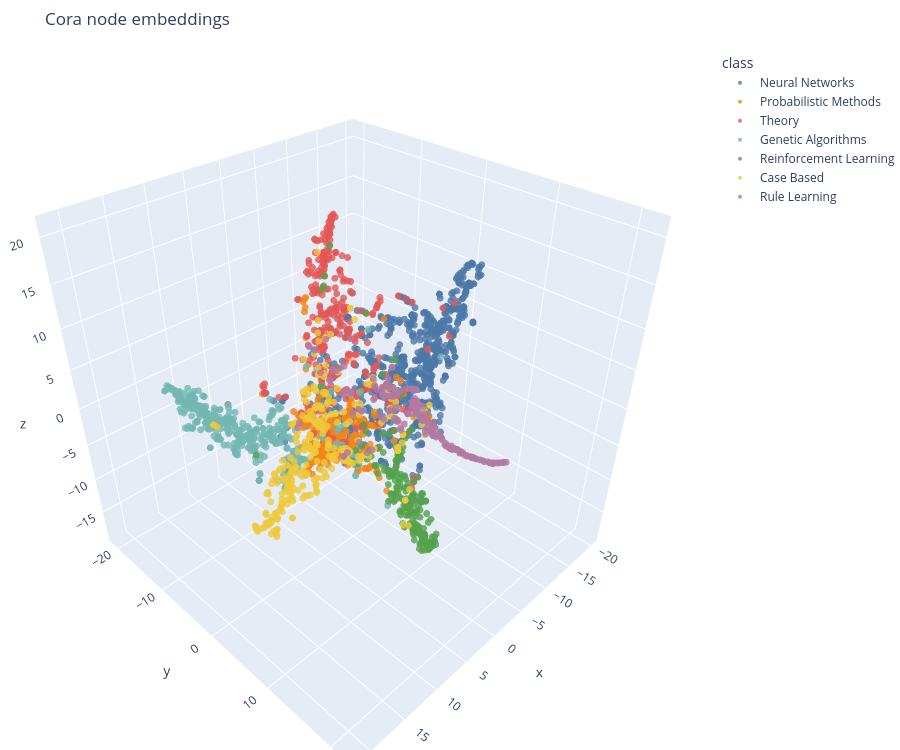

The notebook cell this image was saved under:
### Code cell
chart

### Figure 1 — Plotly figure (JSON) as saved in the notebook; plotly's stock layout.template omitted (floating-point values rounded to 4 significant figures; data arrays with more than 128 entries replaced by an {"elided": "..."} marker saying what was removed)
{"data": [{"hovertemplate": "class=Neural Networks<br>x=%{x}<br>y=%{y}<br>z=%{z}<extra></extra>", "legendgroup": "Neural Networks", "marker": {"color": "#4C78A8", "opacity": 0.8, "size": 4, "symbol": "circle"}, "mode": "markers", "name": "Neural Networks", "scene": "scene", "showlegend": true, "type": "scatter3d", "x": {"elided": "818 float values"}, "y": {"elided": "818 float values"}, "z": {"elided": "818 float values"}}, {"hovertemplate": "class=Probabilistic Methods<br>x=%{x}<br>y=%{y}<br>z=%{z}<extra></extra>", "legendgroup": "Probabilistic Methods", "marker": {"color": "#F58518", "opacity": 0.8, "size": 4, "symbol": "circle"}, "mode": "markers", "name": "Probabilistic Methods", "scene": "scene", "showlegend": true, "type": "scatter3d", "x": {"elided": "426 float values"}, "y": {"elided": "426 float values"}, "z": {"elided": "426 float values"}}, {"hovertemplate": "class=Theory<br>x=%{x}<br>y=%{y}<br>z=%{z}<extra></extra>", "legendgroup": "Theory", "marker": {"color": "#E45756", "opacity": 0.8, "size": 4, "symbol": "circle"}, "mode": "markers", "name": "Theory", "scene": "scene", "showlegend": true, "type": "scatter3d", "x": {"elided": "351 float values"}, "y": {"elided": "351 float values"}, "z": {"elided": "351 float values"}}, {"hovertemplate": "class=Genetic Algorithms<br>x=%{x}<br>y=%{y}<br>z=%{z}<extra></extra>", "legendgroup": "Genetic Algorithms", "marker": {"color": "#72B7B2", "opacity": 0.8, "size": 4, "symbol": "circle"}, "mode": "markers", "name": "Genetic Algorithms", "scene": "scene", "showlegend": true, "type": "scatter3d", "x": {"elided": "418 float values"}, "y": {"elided": "418 float values"}, "z": {"elided": "418 float values"}}, {"hovertemplate": "class=Reinforcement Learning<br>x=%{x}<br>y=%{y}<br>z=%{z}<extra></extra>", "legendgroup": "Reinforcement Learning", "marker": {"color": "#54A24B", "opacity": 0.8, "size": 4, "symbol": "circle"}, "mode": "markers", "name": "Reinforcement Learning", "scene": "scene", "showlegend": true, "type": "scatter3d", "x": {"elided": "217 float values"}, "y": {"elided": "217 float values"}, "z": {"elided": "217 float values"}}, {"hovertemplate": "class=Case Based<br>x=%{x}<br>y=%{y}<br>z=%{z}<extra></extra>", "legendgroup": "Case Based", "marker": {"color": "#EECA3B", "opacity": 0.8, "size": 4, "symbol": "circle"}, "mode": "markers", "name": "Case Based", "scene": "scene", "showlegend": true, "type": "scatter3d", "x": {"elided": "298 float values"}, "y": {"elided": "298 float values"}, "z": {"elided": "298 float values"}}, {"hovertemplate": "class=Rule Learning<br>x=%{x}<br>y=%{y}<br>z=%{z}<extra></extra>", "legendgroup": "Rule Learning", "marker": {"color": "#B279A2", "opacity": 0.8, "size": 4, "symbol": "circle"}, "mode": "markers", "name": "Rule Learning", "scene": "scene", "showlegend": true, "type": "scatter3d", "x": {"elided": "180 float values"}, "y": {"elided": "180 float values"}, "z": {"elided": "180 float values"}}], "layout": {"height": 750, "legend": {"title": {"text": "class"}, "tracegroupgap": 0}, "margin": {"b": 0, "l": 0, "r": 0, "t": 50}, "scene": {"aspectmode": "cube", "domain": {"x": [0, 1], "y": [0, 1]}, "xaxis": {"title": {"text": "x"}}, "yaxis": {"title": {"text": "y"}}, "zaxis": {"title": {"text": "z"}}}, "title": {"text": "Cora node embeddings"}, "width": 900}}
